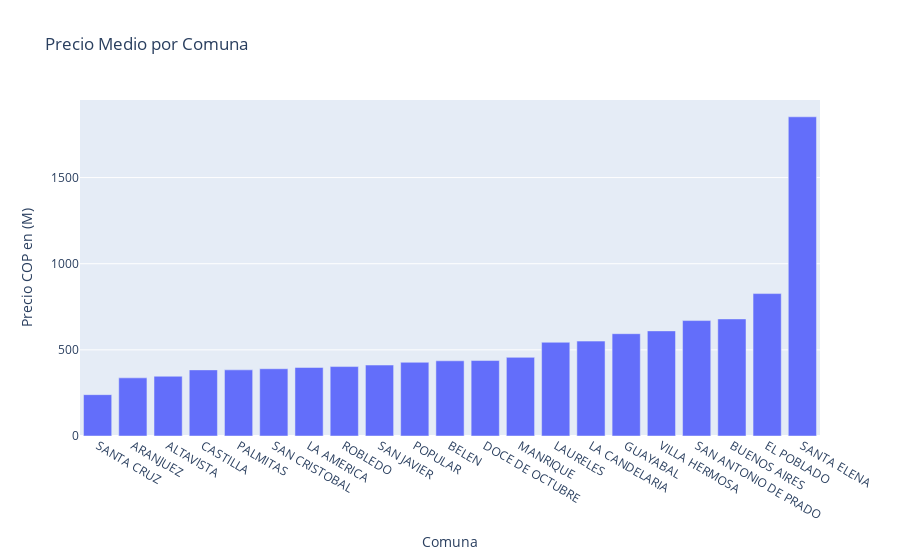

Notebook source saved alongside this figure:
### Code cell
trace = go.Bar(x = districts.sort_values(['price']).name, 
               y = districts.sort_values(['price']).price.apply(lambda x: x/1000000))
layout = go.Layout(title = 'Precio Medio por Comuna', xaxis_title = 'Comuna', 
                   yaxis_title = 'Precio COP en (M)')
fig = go.Figure(data = [trace], layout = layout)
iplot(fig)

### Figure 1 — Plotly figure (JSON) as saved in the notebook; plotly's stock layout.template omitted (floating-point values rounded to 4 significant figures)
{"data": [{"type": "bar", "x": ["SANTA CRUZ", "ARANJUEZ", "ALTAVISTA", "CASTILLA", "PALMITAS", "SAN CRISTOBAL", "LA AMERICA", "ROBLEDO", "SAN JAVIER", "POPULAR", "BELEN", "DOCE DE OCTUBRE", "MANRIQUE", "LAURELES", "LA CANDELARIA", "GUAYABAL", "VILLA HERMOSA", "SAN ANTONIO DE PRADO", "BUENOS AIRES", "EL POBLADO", "SANTA ELENA"], "y": [240.0, 337.5, 346.8, 383.7, 384.0, 390.3, 397.9, 403.0, 411.9, 427.7, 436.5, 438.0, 456.5, 544.0, 550.8, 593.9, 610.1, 670.0, 679.6, 826.7, 1853.0]}], "layout": {"title": {"text": "Precio Medio por Comuna"}, "xaxis": {"title": {"text": "Comuna"}}, "yaxis": {"title": {"text": "Precio COP en (M)"}}}}
